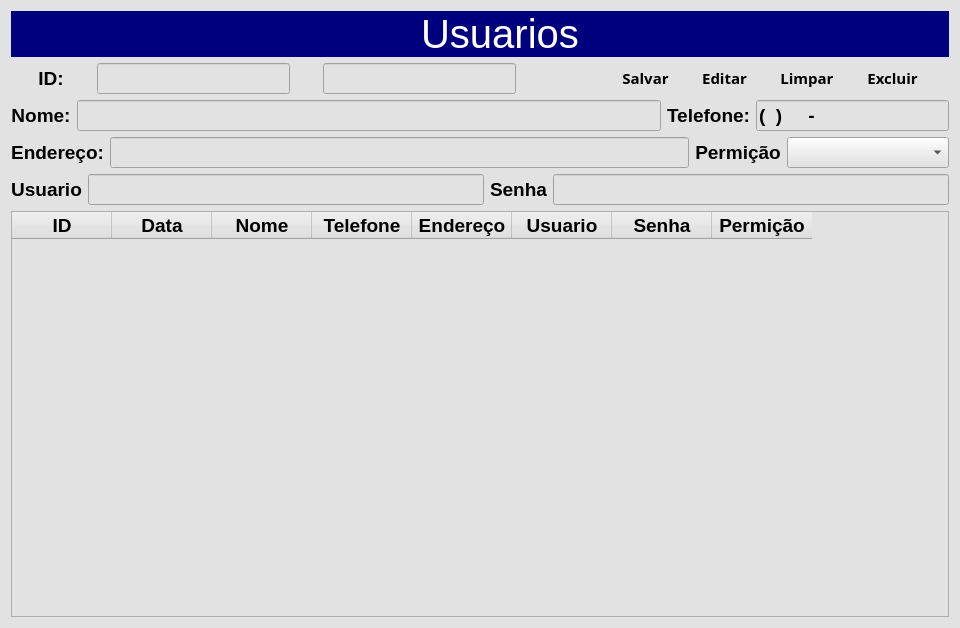
<?xml version="1.0" encoding="UTF-8"?>
<ui version="4.0">
 <class>Usuarios</class>
 <widget class="QDialog" name="Usuarios">
  <property name="geometry">
   <rect>
    <x>0</x>
    <y>0</y>
    <width>960</width>
    <height>628</height>
   </rect>
  </property>
  <property name="windowTitle">
   <string>Dialog</string>
  </property>
  <property name="styleSheet">
   <string notr="true">background-color: rgb(226, 226, 226);</string>
  </property>
  <layout class="QGridLayout" name="gridLayout_6">
   <item row="0" column="0">
    <layout class="QGridLayout" name="gridLayout_3">
     <property name="spacing">
      <number>0</number>
     </property>
     <item row="0" column="0">
      <widget class="QPushButton" name="btn_Voltar">
       <property name="sizePolicy">
        <sizepolicy hsizetype="Fixed" vsizetype="Preferred">
         <horstretch>0</horstretch>
         <verstretch>0</verstretch>
        </sizepolicy>
       </property>
       <property name="font">
        <font>
         <family>Segoe UI Black</family>
         <pointsize>11</pointsize>
         <weight>75</weight>
         <bold>true</bold>
        </font>
       </property>
       <property name="cursor">
        <cursorShape>PointingHandCursor</cursorShape>
       </property>
       <property name="styleSheet">
        <string notr="true">QPushButton{
	background-color: rgb(0, 0, 127);
   border-radius: 0px
}

QPushButton:hover{
  background-color:rgb(50,50,50);
  color:rgb(200,200,200)
}

QPushButton:pressed{
  background-color:rgb(35,35,35);
  color:rgb(200,200,200)
}
</string>
       </property>
       <property name="text">
        <string/>
       </property>
       <property name="icon">
        <iconset resource="icons.qrc">
         <normaloff>:/image/imagens/voltar1.png</normaloff>:/image/imagens/voltar1.png</iconset>
       </property>
       <property name="iconSize">
        <size>
         <width>80</width>
         <height>45</height>
        </size>
       </property>
      </widget>
     </item>
     <item row="0" column="1">
      <widget class="QLabel" name="label">
       <property name="font">
        <font>
         <pointsize>30</pointsize>
        </font>
       </property>
       <property name="styleSheet">
        <string notr="true">color: rgb(255, 255, 255);
background-color: rgb(0, 0, 127);</string>
       </property>
       <property name="text">
        <string>Usuarios</string>
       </property>
       <property name="alignment">
        <set>Qt::AlignCenter</set>
       </property>
      </widget>
     </item>
    </layout>
   </item>
   <item row="1" column="0">
    <layout class="QGridLayout" name="gridLayout_5">
     <item row="0" column="7">
      <widget class="QPushButton" name="btn_Excluir">
       <property name="sizePolicy">
        <sizepolicy hsizetype="Fixed" vsizetype="Fixed">
         <horstretch>0</horstretch>
         <verstretch>0</verstretch>
        </sizepolicy>
       </property>
       <property name="font">
        <font>
         <family>Segoe UI Black</family>
         <pointsize>11</pointsize>
         <weight>75</weight>
         <bold>true</bold>
        </font>
       </property>
       <property name="cursor">
        <cursorShape>PointingHandCursor</cursorShape>
       </property>
       <property name="styleSheet">
        <string notr="true">QPushButton{
   border-radius: 8px
}

QPushButton:hover{
  background-color:rgb(50,50,50);
  color:rgb(200,200,200)
}

QPushButton:pressed{
  background-color:rgb(35,35,35);
  color:rgb(200,200,200)
}
</string>
       </property>
       <property name="text">
        <string>Excluir</string>
       </property>
       <property name="icon">
        <iconset resource="icons.qrc">
         <normaloff>:/image/imagens/excluir-arquivo.png</normaloff>:/image/imagens/excluir-arquivo.png</iconset>
       </property>
       <property name="iconSize">
        <size>
         <width>45</width>
         <height>45</height>
        </size>
       </property>
      </widget>
     </item>
     <item row="0" column="4">
      <widget class="QPushButton" name="btn_Salvar">
       <property name="sizePolicy">
        <sizepolicy hsizetype="Fixed" vsizetype="Fixed">
         <horstretch>0</horstretch>
         <verstretch>0</verstretch>
        </sizepolicy>
       </property>
       <property name="font">
        <font>
         <family>Segoe UI Black</family>
         <pointsize>11</pointsize>
         <weight>75</weight>
         <bold>true</bold>
        </font>
       </property>
       <property name="cursor">
        <cursorShape>PointingHandCursor</cursorShape>
       </property>
       <property name="styleSheet">
        <string notr="true">QPushButton{
   border-radius: 8px
}

QPushButton:hover{
  background-color:rgb(50,50,50);
  color:rgb(200,200,200)
}

QPushButton:pressed{
  background-color:rgb(35,35,35);
  color:rgb(200,200,200)
}
</string>
       </property>
       <property name="text">
        <string>Salvar</string>
       </property>
       <property name="icon">
        <iconset resource="icons.qrc">
         <normaloff>:/image/imagens/guardar-dados.png</normaloff>:/image/imagens/guardar-dados.png</iconset>
       </property>
       <property name="iconSize">
        <size>
         <width>45</width>
         <height>45</height>
        </size>
       </property>
      </widget>
     </item>
     <item row="0" column="2">
      <widget class="QLineEdit" name="L_Data">
       <property name="sizePolicy">
        <sizepolicy hsizetype="Fixed" vsizetype="Fixed">
         <horstretch>0</horstretch>
         <verstretch>0</verstretch>
        </sizepolicy>
       </property>
       <property name="font">
        <font>
         <pointsize>14</pointsize>
         <weight>75</weight>
         <bold>true</bold>
        </font>
       </property>
       <property name="inputMask">
        <string/>
       </property>
      </widget>
     </item>
     <item row="0" column="6">
      <widget class="QPushButton" name="btn_Limpar">
       <property name="sizePolicy">
        <sizepolicy hsizetype="Fixed" vsizetype="Fixed">
         <horstretch>0</horstretch>
         <verstretch>0</verstretch>
        </sizepolicy>
       </property>
       <property name="font">
        <font>
         <family>Segoe UI Black</family>
         <pointsize>11</pointsize>
         <weight>75</weight>
         <bold>true</bold>
        </font>
       </property>
       <property name="styleSheet">
        <string notr="true">QPushButton{
   border-radius: 8px
}

QPushButton:hover{
  background-color:rgb(50,50,50);
  color:rgb(200,200,200)
}

QPushButton:pressed{
  background-color:rgb(35,35,35);
  color:rgb(200,200,200)
}</string>
       </property>
       <property name="text">
        <string>Limpar</string>
       </property>
       <property name="icon">
        <iconset resource="icons.qrc">
         <normaloff>:/image/imagens/limpar-limpo (1).png</normaloff>:/image/imagens/limpar-limpo (1).png</iconset>
       </property>
       <property name="iconSize">
        <size>
         <width>45</width>
         <height>45</height>
        </size>
       </property>
      </widget>
     </item>
     <item row="0" column="0">
      <widget class="QLabel" name="label_3">
       <property name="sizePolicy">
        <sizepolicy hsizetype="Fixed" vsizetype="Fixed">
         <horstretch>0</horstretch>
         <verstretch>0</verstretch>
        </sizepolicy>
       </property>
       <property name="font">
        <font>
         <pointsize>14</pointsize>
         <weight>75</weight>
         <bold>true</bold>
        </font>
       </property>
       <property name="text">
        <string>ID:</string>
       </property>
       <property name="textFormat">
        <enum>Qt::AutoText</enum>
       </property>
       <property name="alignment">
        <set>Qt::AlignCenter</set>
       </property>
      </widget>
     </item>
     <item row="0" column="1">
      <widget class="QLineEdit" name="L_Id">
       <property name="enabled">
        <bool>false</bool>
       </property>
       <property name="sizePolicy">
        <sizepolicy hsizetype="Fixed" vsizetype="Fixed">
         <horstretch>0</horstretch>
         <verstretch>0</verstretch>
        </sizepolicy>
       </property>
       <property name="font">
        <font>
         <pointsize>14</pointsize>
         <weight>75</weight>
         <bold>true</bold>
        </font>
       </property>
      </widget>
     </item>
     <item row="0" column="5">
      <widget class="QPushButton" name="btn_Editar">
       <property name="sizePolicy">
        <sizepolicy hsizetype="Fixed" vsizetype="Fixed">
         <horstretch>0</horstretch>
         <verstretch>0</verstretch>
        </sizepolicy>
       </property>
       <property name="font">
        <font>
         <family>Segoe UI Black</family>
         <pointsize>11</pointsize>
         <weight>75</weight>
         <bold>true</bold>
        </font>
       </property>
       <property name="cursor">
        <cursorShape>PointingHandCursor</cursorShape>
       </property>
       <property name="styleSheet">
        <string notr="true">QPushButton{
   border-radius: 8px
}

QPushButton:hover{
  background-color:rgb(50,50,50);
  color:rgb(200,200,200)
}

QPushButton:pressed{
  background-color:rgb(35,35,35);
  color:rgb(200,200,200)
}
</string>
       </property>
       <property name="text">
        <string>Editar</string>
       </property>
       <property name="icon">
        <iconset resource="icons.qrc">
         <normaloff>:/image/imagens/editar (1).png</normaloff>:/image/imagens/editar (1).png</iconset>
       </property>
       <property name="iconSize">
        <size>
         <width>45</width>
         <height>45</height>
        </size>
       </property>
      </widget>
     </item>
     <item row="0" column="3">
      <widget class="QPushButton" name="btn_Data">
       <property name="sizePolicy">
        <sizepolicy hsizetype="Fixed" vsizetype="Fixed">
         <horstretch>0</horstretch>
         <verstretch>0</verstretch>
        </sizepolicy>
       </property>
       <property name="font">
        <font>
         <family>Segoe UI Black</family>
         <pointsize>11</pointsize>
         <weight>75</weight>
         <bold>true</bold>
        </font>
       </property>
       <property name="cursor">
        <cursorShape>PointingHandCursor</cursorShape>
       </property>
       <property name="styleSheet">
        <string notr="true">QPushButton{
   border-radius: 8px
}

QPushButton:hover{
  background-color:rgb(50,50,50);
  color:rgb(200,200,200)
}

QPushButton:pressed{
  background-color:rgb(35,35,35);
  color:rgb(200,200,200)
}
</string>
       </property>
       <property name="text">
        <string/>
       </property>
       <property name="icon">
        <iconset resource="icons.qrc">
         <normaloff>:/image/imagens/calendario.png</normaloff>:/image/imagens/calendario.png</iconset>
       </property>
       <property name="iconSize">
        <size>
         <width>45</width>
         <height>45</height>
        </size>
       </property>
      </widget>
     </item>
    </layout>
   </item>
   <item row="2" column="0">
    <layout class="QGridLayout" name="gridLayout">
     <item row="0" column="0">
      <widget class="QLabel" name="label_4">
       <property name="sizePolicy">
        <sizepolicy hsizetype="Fixed" vsizetype="Fixed">
         <horstretch>0</horstretch>
         <verstretch>0</verstretch>
        </sizepolicy>
       </property>
       <property name="font">
        <font>
         <pointsize>14</pointsize>
         <weight>75</weight>
         <bold>true</bold>
        </font>
       </property>
       <property name="text">
        <string>Nome:</string>
       </property>
       <property name="textFormat">
        <enum>Qt::AutoText</enum>
       </property>
       <property name="alignment">
        <set>Qt::AlignCenter</set>
       </property>
      </widget>
     </item>
     <item row="0" column="1">
      <widget class="QLineEdit" name="L_Nome">
       <property name="sizePolicy">
        <sizepolicy hsizetype="Preferred" vsizetype="Fixed">
         <horstretch>0</horstretch>
         <verstretch>0</verstretch>
        </sizepolicy>
       </property>
       <property name="font">
        <font>
         <pointsize>14</pointsize>
         <weight>75</weight>
         <bold>true</bold>
        </font>
       </property>
       <property name="maxLength">
        <number>50</number>
       </property>
      </widget>
     </item>
     <item row="0" column="2">
      <widget class="QLabel" name="label_5">
       <property name="sizePolicy">
        <sizepolicy hsizetype="Fixed" vsizetype="Fixed">
         <horstretch>0</horstretch>
         <verstretch>0</verstretch>
        </sizepolicy>
       </property>
       <property name="font">
        <font>
         <pointsize>14</pointsize>
         <weight>75</weight>
         <bold>true</bold>
        </font>
       </property>
       <property name="text">
        <string>Telefone:</string>
       </property>
       <property name="textFormat">
        <enum>Qt::AutoText</enum>
       </property>
       <property name="alignment">
        <set>Qt::AlignCenter</set>
       </property>
      </widget>
     </item>
     <item row="0" column="3">
      <widget class="QLineEdit" name="L_Telefone">
       <property name="sizePolicy">
        <sizepolicy hsizetype="Fixed" vsizetype="Fixed">
         <horstretch>0</horstretch>
         <verstretch>0</verstretch>
        </sizepolicy>
       </property>
       <property name="font">
        <font>
         <pointsize>14</pointsize>
         <weight>75</weight>
         <bold>true</bold>
        </font>
       </property>
       <property name="inputMask">
        <string>(00)00000-0000</string>
       </property>
      </widget>
     </item>
    </layout>
   </item>
   <item row="3" column="0">
    <layout class="QGridLayout" name="gridLayout_2">
     <item row="0" column="0">
      <widget class="QLabel" name="label_6">
       <property name="font">
        <font>
         <pointsize>14</pointsize>
         <weight>75</weight>
         <bold>true</bold>
        </font>
       </property>
       <property name="text">
        <string>Endereço:</string>
       </property>
       <property name="textFormat">
        <enum>Qt::AutoText</enum>
       </property>
       <property name="alignment">
        <set>Qt::AlignCenter</set>
       </property>
      </widget>
     </item>
     <item row="0" column="1">
      <widget class="QLineEdit" name="L_Endereco">
       <property name="font">
        <font>
         <pointsize>14</pointsize>
         <weight>75</weight>
         <bold>true</bold>
        </font>
       </property>
       <property name="maxLength">
        <number>80</number>
       </property>
      </widget>
     </item>
     <item row="0" column="2">
      <widget class="QLabel" name="label_9">
       <property name="font">
        <font>
         <pointsize>14</pointsize>
         <weight>75</weight>
         <bold>true</bold>
        </font>
       </property>
       <property name="text">
        <string>Permição</string>
       </property>
       <property name="textFormat">
        <enum>Qt::AutoText</enum>
       </property>
       <property name="alignment">
        <set>Qt::AlignCenter</set>
       </property>
      </widget>
     </item>
     <item row="0" column="3">
      <widget class="QComboBox" name="Cbb_Permicao">
       <property name="font">
        <font>
         <pointsize>14</pointsize>
         <weight>75</weight>
         <bold>true</bold>
        </font>
       </property>
       <item>
        <property name="text">
         <string/>
        </property>
       </item>
       <item>
        <property name="text">
         <string>Administrador</string>
        </property>
       </item>
       <item>
        <property name="text">
         <string>Usuário</string>
        </property>
       </item>
      </widget>
     </item>
    </layout>
   </item>
   <item row="4" column="0">
    <layout class="QGridLayout" name="gridLayout_4">
     <item row="0" column="0">
      <widget class="QLabel" name="label_7">
       <property name="font">
        <font>
         <pointsize>14</pointsize>
         <weight>75</weight>
         <bold>true</bold>
        </font>
       </property>
       <property name="text">
        <string>Usuario</string>
       </property>
       <property name="textFormat">
        <enum>Qt::AutoText</enum>
       </property>
       <property name="alignment">
        <set>Qt::AlignCenter</set>
       </property>
      </widget>
     </item>
     <item row="0" column="1">
      <widget class="QLineEdit" name="L_Usuario">
       <property name="font">
        <font>
         <pointsize>14</pointsize>
         <weight>75</weight>
         <bold>true</bold>
        </font>
       </property>
       <property name="maxLength">
        <number>50</number>
       </property>
      </widget>
     </item>
     <item row="0" column="2">
      <widget class="QLabel" name="label_8">
       <property name="font">
        <font>
         <pointsize>14</pointsize>
         <weight>75</weight>
         <bold>true</bold>
        </font>
       </property>
       <property name="text">
        <string>Senha</string>
       </property>
       <property name="textFormat">
        <enum>Qt::AutoText</enum>
       </property>
       <property name="alignment">
        <set>Qt::AlignCenter</set>
       </property>
      </widget>
     </item>
     <item row="0" column="3">
      <widget class="QLineEdit" name="L_Senha">
       <property name="font">
        <font>
         <pointsize>14</pointsize>
         <weight>75</weight>
         <bold>true</bold>
        </font>
       </property>
       <property name="maxLength">
        <number>50</number>
       </property>
      </widget>
     </item>
    </layout>
   </item>
   <item row="5" column="0">
    <widget class="QTableWidget" name="Tab_Usuarios">
     <column>
      <property name="text">
       <string>ID</string>
      </property>
      <property name="font">
       <font>
        <pointsize>14</pointsize>
        <weight>75</weight>
        <bold>true</bold>
       </font>
      </property>
     </column>
     <column>
      <property name="text">
       <string>Data</string>
      </property>
      <property name="font">
       <font>
        <pointsize>14</pointsize>
        <weight>75</weight>
        <bold>true</bold>
       </font>
      </property>
     </column>
     <column>
      <property name="text">
       <string>Nome</string>
      </property>
      <property name="font">
       <font>
        <pointsize>14</pointsize>
        <weight>75</weight>
        <bold>true</bold>
       </font>
      </property>
     </column>
     <column>
      <property name="text">
       <string>Telefone</string>
      </property>
      <property name="font">
       <font>
        <pointsize>14</pointsize>
        <weight>75</weight>
        <bold>true</bold>
       </font>
      </property>
     </column>
     <column>
      <property name="text">
       <string>Endereço</string>
      </property>
      <property name="font">
       <font>
        <pointsize>14</pointsize>
        <weight>75</weight>
        <bold>true</bold>
       </font>
      </property>
     </column>
     <column>
      <property name="text">
       <string>Usuario</string>
      </property>
      <property name="font">
       <font>
        <pointsize>14</pointsize>
        <weight>75</weight>
        <bold>true</bold>
       </font>
      </property>
     </column>
     <column>
      <property name="text">
       <string>Senha</string>
      </property>
      <property name="font">
       <font>
        <pointsize>14</pointsize>
        <weight>75</weight>
        <bold>true</bold>
       </font>
      </property>
     </column>
     <column>
      <property name="text">
       <string>Permição</string>
      </property>
      <property name="font">
       <font>
        <pointsize>14</pointsize>
        <weight>75</weight>
        <bold>true</bold>
       </font>
      </property>
     </column>
    </widget>
   </item>
  </layout>
 </widget>
 <tabstops>
  <tabstop>L_Id</tabstop>
  <tabstop>L_Data</tabstop>
  <tabstop>L_Nome</tabstop>
  <tabstop>L_Telefone</tabstop>
  <tabstop>L_Endereco</tabstop>
  <tabstop>L_Usuario</tabstop>
  <tabstop>L_Senha</tabstop>
  <tabstop>Cbb_Permicao</tabstop>
  <tabstop>btn_Salvar</tabstop>
  <tabstop>btn_Limpar</tabstop>
  <tabstop>btn_Excluir</tabstop>
  <tabstop>Tab_Usuarios</tabstop>
 </tabstops>
 <resources>
  <include location="icons.qrc"/>
 </resources>
 <connections/>
</ui>
